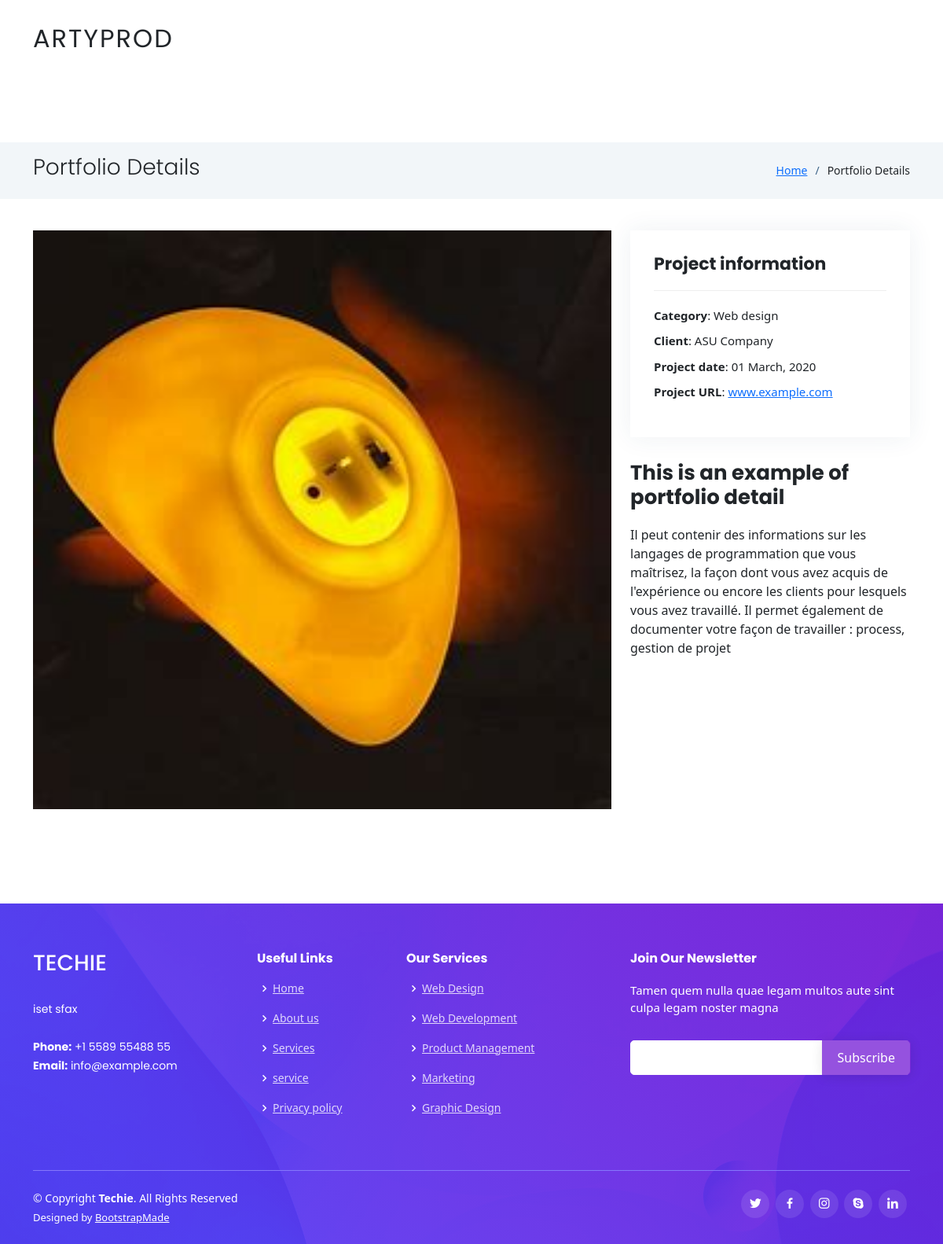
The page /portfolio/1/ on the database its author committed.
### projet/models.py (models this page shows)
class Portfolio(models.Model):
    titre = models.CharField(max_length=255)
    description = models.TextField()
    image = models.ImageField(upload_to='images/portfolio')
    temoignages = models.TextField()

### projet/views.py (the view)
# urls.py: path('portfolio/<int:id>/',portfolio_detail,name='portfolio_detail'),
def portfolio_detail(request,id):
  portfolio_detail=Portfolio.objects.get(id=id)
  context={'portfolio_detail':portfolio_detail}
  return render(request, 'Interface/portfolio_details.html', context)

### projet/templates/Interface/portfolio_details.html (shortened to what this page needs)
{% extends 'projet/base.html' %}
{% load static %}
{% block content %}
<!DOCTYPE html>
<html lang="en">
<head>
</head>
<body>
  <main id="main">
    <section id="breadcrumbs" class="breadcrumbs">
      <div class="container">
        <div class="d-flex justify-content-between align-items-center">
          <h2>Portfolio Details</h2>
          <ol>
            <li><a href="index.html">Home</a></li>
            <li>Portfolio Details</li>
          </ol>
        </div>
      </div>
    </section>
    <section id="portfolio-details" class="portfolio-details">
      <div class="container">
        <div class="row gy-4">
          <div class="col-lg-8">
            <div class="portfolio-details-slider swiper">
              <div class="swiper-wrapper align-items-center">
                <div class="swiper-slide">
                    <img src="{{ portfolio_detail.image.url }}" alt="">
                </div>
              </div>
            </div>
          </div>
          <div class="col-lg-4">
            <div class="portfolio-info">
              <h3>Project information</h3>
              <ul>
                <li><strong>Category</strong>: Web design</li>
                <li><strong>Client</strong>: ASU Company</li>
                <li><strong>Project date</strong>: 01 March, 2020</li>
                <li><strong>Project URL</strong>: <a href="#">www.example.com</a></li>
              </ul>
            </div>
            <div class="portfolio-description">
              <h2>This is an example of portfolio detail</h2>
              <p>
                {{portfolio_detail.description}}
              </p>
            </div>
          </div>
        </div>
      </div>
    </section>
  </main>
</body>
</html>
{% endblock content %}

### projet/static/assets/css/style.css (style rules this page uses)
body { font-family: "Open Sans", sans-serif; color: #444444; }
a { color: #5846f9; text-decoration: none; }
h1, h2, h3, h4, h5, h6 { font-family: "Poppins", sans-serif; }
section { padding: 100px 0; overflow: hidden; }
.portfolio-details { padding-top: 40px; }
.portfolio-details .portfolio-details-slider img { width: 100%; }
.portfolio-details .portfolio-info { padding: 30px; box-shadow: 0px 0 30px rgba(44, 73, 100, 0.08); }
.portfolio-details .portfolio-info h3 { font-size: 22px; font-weight: 700; margin-bottom: 20px; padding-bottom: 20px; border-bottom: 1px solid #eee; }
.portfolio-details .portfolio-info ul { list-style: none; padding: 0; font-size: 15px; }
.portfolio-details .portfolio-info ul li+li { margin-top: 10px; }
.portfolio-details .portfolio-description { padding-top: 30px; }
.portfolio-details .portfolio-description h2 { font-size: 26px; font-weight: 700; margin-bottom: 20px; }
.portfolio-details .portfolio-description p { padding: 0; }
.breadcrumbs { padding: 15px 0; background: #f2f6f9; min-height: 40px; margin-top: 85px; }
.breadcrumbs h2 { font-size: 28px; font-weight: 300; }
.breadcrumbs ol { display: flex; flex-wrap: wrap; list-style: none; padding: 0; font-size: 14px; margin: 0; }
.breadcrumbs ol li+li { padding-left: 10px; }
.breadcrumbs ol li+li::before { display: inline-block; padding-right: 10px; color: #3c6387; content: "/"; }

### rows shown on the page
Portfolio: image (picture), description "Il peut contenir des informations sur les langages de programmation que vous maîtrisez, la façon dont vous avez acquis de l'expérience ou encore les clients pour lesquels vous avez travaillé. Il permet également de documenter votre façon de travailler : process, gestion de projet"
